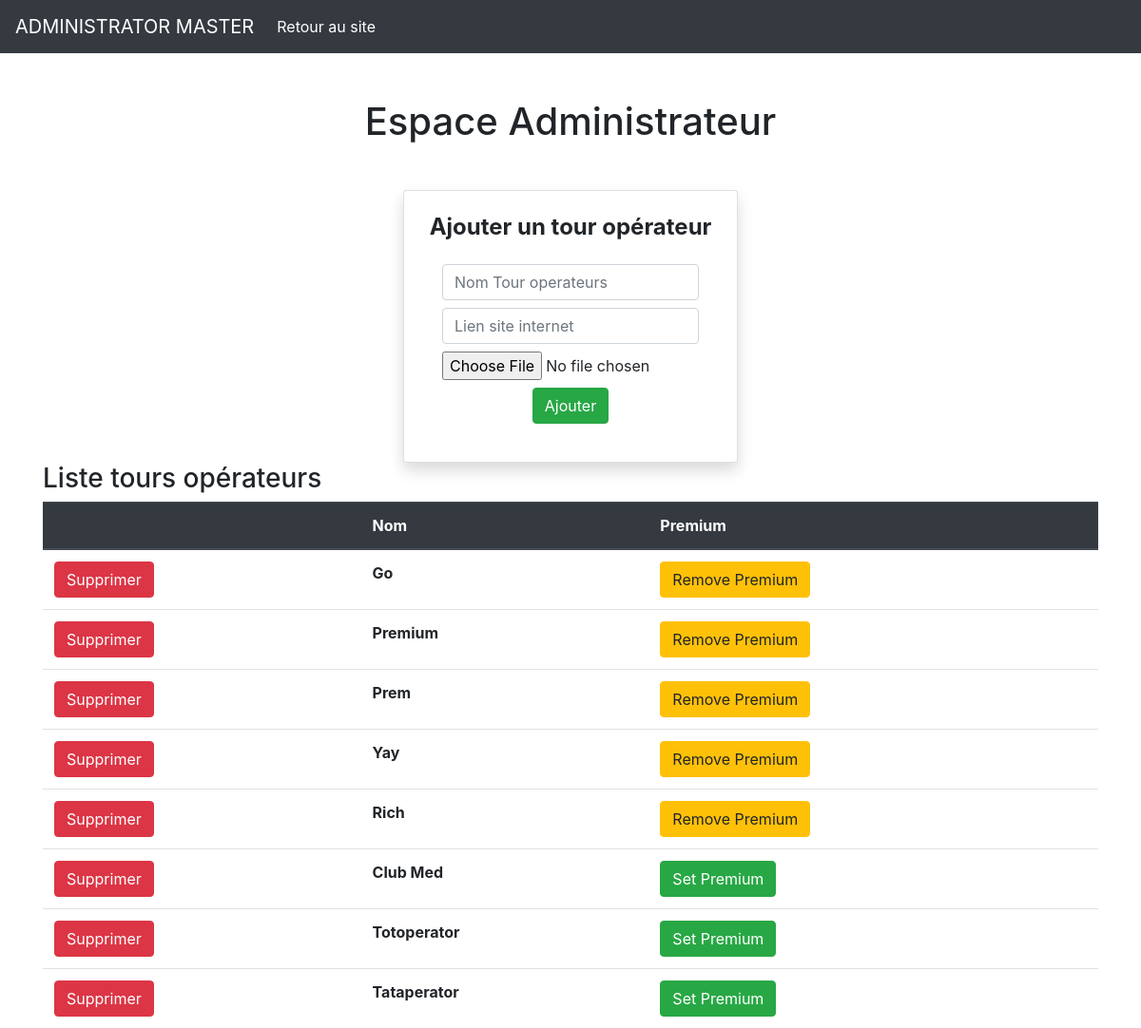
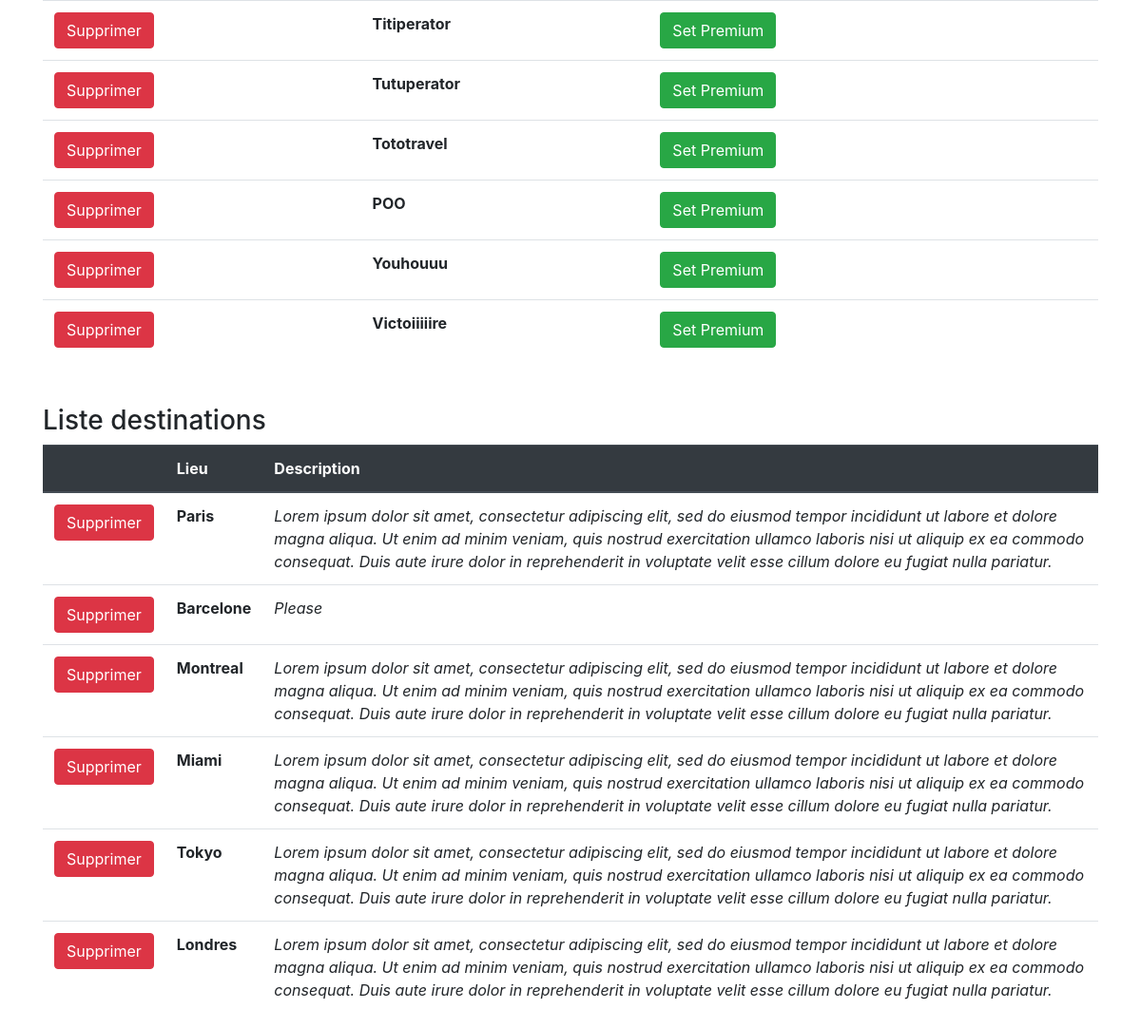
The page /master-admin/master-admin.php on the database its author committed (2 pictures, top to bottom).
### tables this page shows
CREATE TABLE `operators` (
  `id` int(10) NOT NULL,
  `name` varchar(150) NOT NULL,
  `rate` float DEFAULT '0',
  `link` varchar(255) NOT NULL,
  `is_premium` int(11) NOT NULL DEFAULT '0',
  `logo` varchar(255) NOT NULL
);

CREATE TABLE `destinations` (
  `id` int(10) NOT NULL,
  `location` varchar(150) NOT NULL,
  `price` int(10) NOT NULL,
  `operator_id` int(10) NOT NULL,
  `img` varchar(255) NOT NULL,
  `description` varchar(2000) NOT NULL
);

### assets/classes/OperatorManager.php (called while the page is built, shortened)
<?php
class OperatorManager
{
    protected $db;
    public function __construct(PDO $db)
    {
        $this->db = $db;
    }
    public function getAllOperators()
    {
        $allOperatorsQuery = $this->db->query(
            'SELECT * FROM operators ORDER BY is_premium DESC'
        );
        $allOperatorsArray = $allOperatorsQuery->fetchAll(PDO::FETCH_ASSOC);
        return $allOperatorsArray;
    }
}
?>

### assets/classes/DestinationManager.php (called while the page is built, shortened)
<?php
class DestinationManager
{
  protected $db;
  public function __construct(PDO $db)
  {
    $this->db = $db;
  }
  public function getAllDestinations()
  {
    $allDestinationsQuery = $this->db->query(
      'SELECT * FROM destinations'
    );
    $allDestinationsArray = $allDestinationsQuery->fetchAll(PDO::FETCH_ASSOC);
    function super_unique($array,$key)
    {
      $temp_array = [];
      foreach ($array as &$v) {
        if (!isset($temp_array[$v[$key]]))
        $temp_array[$v[$key]] =& $v;
      }
      $array = array_values($temp_array);
      return $array;
    }
    $allDestinations = super_unique($allDestinationsArray, 'location');
    return $allDestinations;
  }
  }
  ?>

### master-admin/master-admin.php (the view, shortened to what this page needs)
<?php
include('../config.php');
$operatorManager = new OperatorManager($db);
$destinationManager = new DestinationManager($db);
?>
<!doctype html>
<html lang="en">
<head>
  <link rel="stylesheet" href="https://stackpath.bootstrapcdn.com/bootstrap/4.5.0/css/bootstrap.min.css"
>
</head>
<body>
  <?php include '../assets/partials/nav-master-admin.php'; ?>
  <div class="container mt-5">
    <h1 class="text-center mb-5">Espace Administrateur</h1>
    <div class="container">
      <div class="container w-75 d-flex justify-content-center  mt-5">
        <div class="card p-4 shadow" style="width: 22rem;">
          <h4 class="text-center text-underlined"><strong>Ajouter un tour opérateur</strong></h4>
          <form class="p-3" action="../assets/apps/add-operator.php" method="POST" enctype="multipart/form-data">
            <input type="text" class="form-control mb-2" placeholder="Nom Tour operateurs" name="operatorName">
            <input type="text" class="form-control mb-2" placeholder="Lien site internet" name="operatorLink">
            <input type="file" class="form-control-file" accept="image/*" name="operatorLogo" >
            <div class="text-center">
              <button class="btn btn-success mt-2 align-center" type="submit" name="submit">Ajouter</button>
            </div>
          </form>
        </div>
      </div>
    </div>
    <h3>Liste tours opérateurs</h3>
    <table class="table">
      <thead class="thead-dark">
        <tr>
          <th scope="col"></th>
          <th scope="col">Nom</th>
          <th scope="col">Premium</th>
        </tr>
      </thead>
      <tbody>
        <?php    $allOperators = $operatorManager->getAllOperators();
        foreach ($allOperators as $oneOperator) { ?>
        <form id="deleteOperatorForm" class="p-3" action="../assets/apps/delete-operator.php" method="POST">
          <tr>
            <th scope="row"><button type="submit" class="btn btn-danger" role="button">Supprimer</button></th>
        </form>
        <form id="changePremiumForm" class="p-3" action="../assets/apps/change-premium.php" method="POST">
            <td class="font-weight-bold"><?= ($oneOperator['name']); ?></td>
            <?php
            if ($oneOperator['is_premium'] === '1') {
              echo '<td><button class="btn btn-warning" type="submit" name="removePremium">Remove Premium</button>';
            } else {
              echo '<td><button class="btn btn-success" type="submit" name="setPremium">Set Premium</button>';
            }
            ?>
            </td>
        </form>
        <?php } ?>
      </tbody>
    </table>
  </div>
  <div class="container mt-5">
    <h3>Liste destinations</h3>
    <table class="table">
      <thead class="thead-dark">
        <tr>
          <th scope="col"></th>
          <th scope="col">Lieu</th>
          <th scope="col">Description</th>
        </tr>
      </thead>
      <tbody>
        <?php  $allDestinations = $destinationManager->getAllDestinations();
        foreach ($allDestinations as $oneDestination) { ?>
        <form id="deleteDestinationForm" class="p-3" action="../assets/apps/delete-destination.php" method="POST">
        <tr>
          <th scope="row"><button class="btn btn-danger" role="button">Supprimer</button></th>
          <td class="font-weight-bold"><?= ($oneDestination['location']); ?></td>
          <td class="font-italic"><?= ($oneDestination['description']); ?></td>
        </tr>
        <?php } ?>
      </tbody>
    </table>
  </div>
</body>
</html>

### rows shown on the page
operators: name "Go", is_premium "Remove Premium"
operators: name "Premium", is_premium "Remove Premium"
operators: name "Prem", is_premium "Remove Premium"
operators: name "Yay", is_premium "Remove Premium"
operators: name "Rich", is_premium "Remove Premium"
operators: name "Club Med", is_premium "Set Premium"
operators: name "Totoperator", is_premium "Set Premium"
operators: name "Tataperator", is_premium "Set Premium"
operators: name "Titiperator", is_premium "Set Premium"
operators: name "Tutuperator", is_premium "Set Premium"
operators: name "Tototravel", is_premium "Set Premium"
operators: name "POO", is_premium "Set Premium"
operators: name "Youhouuu", is_premium "Set Premium"
operators: name "Victoiiiiire", is_premium "Set Premium"
destinations: location "Paris", description "Lorem ipsum dolor sit amet, consectetur adipiscing elit, sed do eiusmod tempor incididunt ut labore et dolore magna aliqua. Ut enim ad minim veniam, quis nostrud exercitation ullamco laboris nisi ut aliquip ex ea commodo consequat. Duis aute irure dolor in reprehenderit in voluptate velit esse cillum dolore eu fugiat nulla pariatur."
destinations: location "Barcelone", description "Please"
destinations: location "Montreal", description "Lorem ipsum dolor sit amet, consectetur adipiscing elit, sed do eiusmod tempor incididunt ut labore et dolore magna aliqua. Ut enim ad minim veniam, quis nostrud exercitation ullamco laboris nisi ut aliquip ex ea commodo consequat. Duis aute irure dolor in reprehenderit in voluptate velit esse cillum dolore eu fugiat nulla pariatur."
destinations: location "Miami", description "Lorem ipsum dolor sit amet, consectetur adipiscing elit, sed do eiusmod tempor incididunt ut labore et dolore magna aliqua. Ut enim ad minim veniam, quis nostrud exercitation ullamco laboris nisi ut aliquip ex ea commodo consequat. Duis aute irure dolor in reprehenderit in voluptate velit esse cillum dolore eu fugiat nulla pariatur."
destinations: location "Tokyo", description "Lorem ipsum dolor sit amet, consectetur adipiscing elit, sed do eiusmod tempor incididunt ut labore et dolore magna aliqua. Ut enim ad minim veniam, quis nostrud exercitation ullamco laboris nisi ut aliquip ex ea commodo consequat. Duis aute irure dolor in reprehenderit in voluptate velit esse cillum dolore eu fugiat nulla pariatur."
destinations: location "Londres", description "Lorem ipsum dolor sit amet, consectetur adipiscing elit, sed do eiusmod tempor incididunt ut labore et dolore magna aliqua. Ut enim ad minim veniam, quis nostrud exercitation ullamco laboris nisi ut aliquip ex ea commodo consequat. Duis aute irure dolor in reprehenderit in voluptate velit esse cillum dolore eu fugiat nulla pariatur."
